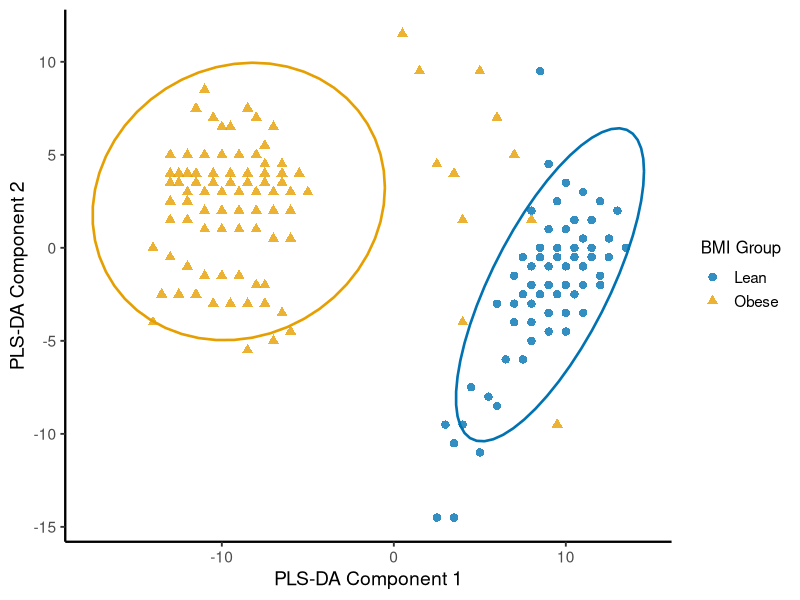

The R source for this figure:
library(ggplot2)
library(svglite)

df = read.csv("data.csv", stringsAsFactors = FALSE)
df$group = factor(df$group, levels = c("Lean", "Obese"))

group_colors = c("Lean" = "#0072B2", "Obese" = "#E69F00")
group_shapes = c("Lean" = 16, "Obese" = 17)

p = ggplot(df, aes(x = xvar1, y = xvar2, color = group, shape = group)) +
  geom_point(size = 2.5, alpha = 0.8) +
  stat_ellipse(aes(color = group), level = 0.95, linewidth = 0.9, show.legend = FALSE) +
  scale_color_manual(values = group_colors, name = "BMI Group") +
  scale_shape_manual(values = group_shapes, name = "BMI Group") +
  labs(
    x = "PLS-DA Component 1",
    y = "PLS-DA Component 2"
  ) +
  theme_classic(base_size = 14) +
  theme(
    axis.line = element_line(linewidth = 0.8),
    legend.title = element_text(size = 12),
    legend.text = element_text(size = 11)
  )

ggsave("figs6b.svg", p, width = 5, height = 4)
